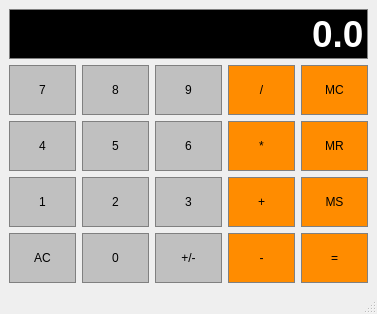
<?xml version="1.0" encoding="UTF-8"?>
<ui version="4.0">
 <class>MainWindow</class>
 <widget class="QMainWindow" name="MainWindow">
  <property name="geometry">
   <rect>
    <x>0</x>
    <y>0</y>
    <width>377</width>
    <height>314</height>
   </rect>
  </property>
  <property name="windowTitle">
   <string>MainWindow</string>
  </property>
  <widget class="QWidget" name="centralwidget">
   <layout class="QGridLayout" name="gridLayout">
    <item row="3" column="2">
     <widget class="QPushButton" name="Button3">
      <property name="sizePolicy">
       <sizepolicy hsizetype="Preferred" vsizetype="Preferred">
        <horstretch>0</horstretch>
        <verstretch>0</verstretch>
       </sizepolicy>
      </property>
      <property name="styleSheet">
       <string notr="true">QPushButton {
	background-color: #C0C0C0;
	border: 1px solid gray;
	padding: 5px;
}

QPushButton:pressed {
	background-color: #D3D3D3;
	border: 1px solid gray;
	padding: 5px;
}</string>
      </property>
      <property name="text">
       <string>3</string>
      </property>
     </widget>
    </item>
    <item row="3" column="0">
     <widget class="QPushButton" name="Button1">
      <property name="sizePolicy">
       <sizepolicy hsizetype="Preferred" vsizetype="Preferred">
        <horstretch>0</horstretch>
        <verstretch>0</verstretch>
       </sizepolicy>
      </property>
      <property name="styleSheet">
       <string notr="true">QPushButton {
	background-color: #C0C0C0;
	border: 1px solid gray;
	padding: 5px;
}

QPushButton:pressed {
	background-color: #D3D3D3;
	border: 1px solid gray;
	padding: 5px;
}</string>
      </property>
      <property name="text">
       <string>1</string>
      </property>
     </widget>
    </item>
    <item row="2" column="0">
     <widget class="QPushButton" name="Button4">
      <property name="sizePolicy">
       <sizepolicy hsizetype="Preferred" vsizetype="Preferred">
        <horstretch>0</horstretch>
        <verstretch>0</verstretch>
       </sizepolicy>
      </property>
      <property name="styleSheet">
       <string notr="true">QPushButton {
	background-color: #C0C0C0;
	border: 1px solid gray;
	padding: 5px;
}

QPushButton:pressed {
	background-color: #D3D3D3;
	border: 1px solid gray;
	padding: 5px;
}</string>
      </property>
      <property name="text">
       <string>4</string>
      </property>
     </widget>
    </item>
    <item row="2" column="4">
     <widget class="QPushButton" name="MemRecall">
      <property name="sizePolicy">
       <sizepolicy hsizetype="Preferred" vsizetype="Preferred">
        <horstretch>0</horstretch>
        <verstretch>0</verstretch>
       </sizepolicy>
      </property>
      <property name="styleSheet">
       <string notr="true">QPushButton {
	background-color: #FF8C00;
	border: 1px solid gray;
	padding: 5px;
}

QPushButton:pressed {
	background-color: #FFA500;
	border: 1px solid gray;
	padding: 5px;
}</string>
      </property>
      <property name="text">
       <string>MR</string>
      </property>
     </widget>
    </item>
    <item row="1" column="3">
     <widget class="QPushButton" name="Divide">
      <property name="sizePolicy">
       <sizepolicy hsizetype="Preferred" vsizetype="Preferred">
        <horstretch>0</horstretch>
        <verstretch>0</verstretch>
       </sizepolicy>
      </property>
      <property name="styleSheet">
       <string notr="true">QPushButton {
	background-color: #FF8C00;
	border: 1px solid gray;
	padding: 5px;
}

QPushButton:pressed {
	background-color: #FFA500;
	border: 1px solid gray;
	padding: 5px;
}</string>
      </property>
      <property name="text">
       <string>/</string>
      </property>
     </widget>
    </item>
    <item row="3" column="1">
     <widget class="QPushButton" name="Button2">
      <property name="sizePolicy">
       <sizepolicy hsizetype="Preferred" vsizetype="Preferred">
        <horstretch>0</horstretch>
        <verstretch>0</verstretch>
       </sizepolicy>
      </property>
      <property name="styleSheet">
       <string notr="true">QPushButton {
	background-color: #C0C0C0;
	border: 1px solid gray;
	padding: 5px;
}

QPushButton:pressed {
	background-color: #D3D3D3;
	border: 1px solid gray;
	padding: 5px;
}</string>
      </property>
      <property name="text">
       <string>2</string>
      </property>
     </widget>
    </item>
    <item row="2" column="1">
     <widget class="QPushButton" name="Button5">
      <property name="sizePolicy">
       <sizepolicy hsizetype="Preferred" vsizetype="Preferred">
        <horstretch>0</horstretch>
        <verstretch>0</verstretch>
       </sizepolicy>
      </property>
      <property name="styleSheet">
       <string notr="true">QPushButton {
	background-color: #C0C0C0;
	border: 1px solid gray;
	padding: 5px;
}

QPushButton:pressed {
	background-color: #D3D3D3;
	border: 1px solid gray;
	padding: 5px;
}</string>
      </property>
      <property name="text">
       <string>5</string>
      </property>
     </widget>
    </item>
    <item row="2" column="2">
     <widget class="QPushButton" name="Button6">
      <property name="sizePolicy">
       <sizepolicy hsizetype="Preferred" vsizetype="Preferred">
        <horstretch>0</horstretch>
        <verstretch>0</verstretch>
       </sizepolicy>
      </property>
      <property name="styleSheet">
       <string notr="true">QPushButton {
	background-color: #C0C0C0;
	border: 1px solid gray;
	padding: 5px;
}

QPushButton:pressed {
	background-color: #D3D3D3;
	border: 1px solid gray;
	padding: 5px;
}</string>
      </property>
      <property name="text">
       <string>6</string>
      </property>
     </widget>
    </item>
    <item row="3" column="3">
     <widget class="QPushButton" name="Add">
      <property name="sizePolicy">
       <sizepolicy hsizetype="Preferred" vsizetype="Preferred">
        <horstretch>0</horstretch>
        <verstretch>0</verstretch>
       </sizepolicy>
      </property>
      <property name="styleSheet">
       <string notr="true">QPushButton {
	background-color: #FF8C00;
	border: 1px solid gray;
	padding: 5px;
}

QPushButton:pressed {
	background-color: #FFA500;
	border: 1px solid gray;
	padding: 5px;
}</string>
      </property>
      <property name="text">
       <string>+</string>
      </property>
     </widget>
    </item>
    <item row="1" column="0">
     <widget class="QPushButton" name="Button7">
      <property name="sizePolicy">
       <sizepolicy hsizetype="Preferred" vsizetype="Preferred">
        <horstretch>0</horstretch>
        <verstretch>0</verstretch>
       </sizepolicy>
      </property>
      <property name="styleSheet">
       <string notr="true">QPushButton {
	background-color: #C0C0C0;
	border: 1px solid gray;
	padding: 5px;
}

QPushButton:pressed {
	background-color: #D3D3D3;
	border: 1px solid gray;
	padding: 5px;
}</string>
      </property>
      <property name="text">
       <string>7</string>
      </property>
     </widget>
    </item>
    <item row="1" column="2">
     <widget class="QPushButton" name="Button9">
      <property name="sizePolicy">
       <sizepolicy hsizetype="Preferred" vsizetype="Preferred">
        <horstretch>0</horstretch>
        <verstretch>0</verstretch>
       </sizepolicy>
      </property>
      <property name="styleSheet">
       <string notr="true">QPushButton {
	background-color: #C0C0C0;
	border: 1px solid gray;
	padding: 5px;
}

QPushButton:pressed {
	background-color: #D3D3D3;
	border: 1px solid gray;
	padding: 5px;
}</string>
      </property>
      <property name="text">
       <string>9</string>
      </property>
     </widget>
    </item>
    <item row="1" column="4">
     <widget class="QPushButton" name="MemClear">
      <property name="sizePolicy">
       <sizepolicy hsizetype="Preferred" vsizetype="Preferred">
        <horstretch>0</horstretch>
        <verstretch>0</verstretch>
       </sizepolicy>
      </property>
      <property name="styleSheet">
       <string notr="true">QPushButton {
	background-color: #FF8C00;
	border: 1px solid gray;
	padding: 5px;
}

QPushButton:pressed {
	background-color: #FFA500;
	border: 1px solid gray;
	padding: 5px;
}</string>
      </property>
      <property name="text">
       <string>MC</string>
      </property>
     </widget>
    </item>
    <item row="2" column="3">
     <widget class="QPushButton" name="Multiply">
      <property name="sizePolicy">
       <sizepolicy hsizetype="Preferred" vsizetype="Preferred">
        <horstretch>0</horstretch>
        <verstretch>0</verstretch>
       </sizepolicy>
      </property>
      <property name="styleSheet">
       <string notr="true">QPushButton {
	background-color: #FF8C00;
	border: 1px solid gray;
	padding: 5px;
}

QPushButton:pressed {
	background-color: #FFA500;
	border: 1px solid gray;
	padding: 5px;
}</string>
      </property>
      <property name="text">
       <string>*</string>
      </property>
     </widget>
    </item>
    <item row="1" column="1">
     <widget class="QPushButton" name="Button8">
      <property name="sizePolicy">
       <sizepolicy hsizetype="Preferred" vsizetype="Preferred">
        <horstretch>0</horstretch>
        <verstretch>0</verstretch>
       </sizepolicy>
      </property>
      <property name="styleSheet">
       <string notr="true">QPushButton {
	background-color: #C0C0C0;
	border: 1px solid gray;
	padding: 5px;
}

QPushButton:pressed {
	background-color: #D3D3D3;
	border: 1px solid gray;
	padding: 5px;
}</string>
      </property>
      <property name="text">
       <string>8</string>
      </property>
     </widget>
    </item>
    <item row="3" column="4">
     <widget class="QPushButton" name="MemStore">
      <property name="sizePolicy">
       <sizepolicy hsizetype="Preferred" vsizetype="Preferred">
        <horstretch>0</horstretch>
        <verstretch>0</verstretch>
       </sizepolicy>
      </property>
      <property name="styleSheet">
       <string notr="true">QPushButton {
	background-color: #FF8C00;
	border: 1px solid gray;
	padding: 5px;
}

QPushButton:pressed {
	background-color: #FFA500;
	border: 1px solid gray;
	padding: 5px;
}</string>
      </property>
      <property name="text">
       <string>MS</string>
      </property>
     </widget>
    </item>
    <item row="4" column="0">
     <widget class="QPushButton" name="Clear">
      <property name="sizePolicy">
       <sizepolicy hsizetype="Preferred" vsizetype="Preferred">
        <horstretch>0</horstretch>
        <verstretch>0</verstretch>
       </sizepolicy>
      </property>
      <property name="styleSheet">
       <string notr="true">QPushButton {
	background-color: #C0C0C0;
	border: 1px solid gray;
	padding: 5px;
}

QPushButton:pressed {
	background-color: #D3D3D3;
	border: 1px solid gray;
	padding: 5px;
}</string>
      </property>
      <property name="text">
       <string>AC</string>
      </property>
     </widget>
    </item>
    <item row="4" column="1">
     <widget class="QPushButton" name="Button0">
      <property name="sizePolicy">
       <sizepolicy hsizetype="Preferred" vsizetype="Preferred">
        <horstretch>0</horstretch>
        <verstretch>0</verstretch>
       </sizepolicy>
      </property>
      <property name="styleSheet">
       <string notr="true">QPushButton {
	background-color: #C0C0C0;
	border: 1px solid gray;
	padding: 5px;
}

QPushButton:pressed {
	background-color: #D3D3D3;
	border: 1px solid gray;
	padding: 5px;
}</string>
      </property>
      <property name="text">
       <string>0</string>
      </property>
     </widget>
    </item>
    <item row="4" column="2">
     <widget class="QPushButton" name="ChangeSign">
      <property name="sizePolicy">
       <sizepolicy hsizetype="Preferred" vsizetype="Preferred">
        <horstretch>0</horstretch>
        <verstretch>0</verstretch>
       </sizepolicy>
      </property>
      <property name="styleSheet">
       <string notr="true">QPushButton {
	background-color: #C0C0C0;
	border: 1px solid gray;
	padding: 5px;
}

QPushButton:pressed {
	background-color: #D3D3D3;
	border: 1px solid gray;
	padding: 5px;
}</string>
      </property>
      <property name="text">
       <string>+/-</string>
      </property>
     </widget>
    </item>
    <item row="4" column="3">
     <widget class="QPushButton" name="Subtract">
      <property name="sizePolicy">
       <sizepolicy hsizetype="Preferred" vsizetype="Preferred">
        <horstretch>0</horstretch>
        <verstretch>0</verstretch>
       </sizepolicy>
      </property>
      <property name="styleSheet">
       <string notr="true">QPushButton {
	background-color: #FF8C00;
	border: 1px solid gray;
	padding: 5px;
}

QPushButton:pressed {
	background-color: #FFA500;
	border: 1px solid gray;
	padding: 5px;
}</string>
      </property>
      <property name="text">
       <string>-</string>
      </property>
     </widget>
    </item>
    <item row="4" column="4">
     <widget class="QPushButton" name="Equals">
      <property name="sizePolicy">
       <sizepolicy hsizetype="Preferred" vsizetype="Preferred">
        <horstretch>0</horstretch>
        <verstretch>0</verstretch>
       </sizepolicy>
      </property>
      <property name="styleSheet">
       <string notr="true">QPushButton {
	background-color: #FF8C00;
	border: 1px solid gray;
	padding: 5px;
}

QPushButton:pressed {
	background-color: #FFA500;
	border: 1px solid gray;
	padding: 5px;
}</string>
      </property>
      <property name="text">
       <string>=</string>
      </property>
     </widget>
    </item>
    <item row="0" column="0" colspan="5">
     <widget class="QLineEdit" name="Display">
      <property name="sizePolicy">
       <sizepolicy hsizetype="Preferred" vsizetype="Preferred">
        <horstretch>0</horstretch>
        <verstretch>0</verstretch>
       </sizepolicy>
      </property>
      <property name="font">
       <font>
        <family>Arial</family>
        <pointsize>28</pointsize>
        <weight>75</weight>
        <bold>true</bold>
       </font>
      </property>
      <property name="styleSheet">
       <string notr="true">QLineEdit {
	background-color: DCDCDC;
	border: 1px solid gray;
	color: #ffffff;
}

</string>
      </property>
      <property name="text">
       <string>0.0</string>
      </property>
      <property name="alignment">
       <set>Qt::AlignRight|Qt::AlignTrailing|Qt::AlignVCenter</set>
      </property>
     </widget>
    </item>
   </layout>
  </widget>
  <widget class="QMenuBar" name="menubar">
   <property name="geometry">
    <rect>
     <x>0</x>
     <y>0</y>
     <width>377</width>
     <height>21</height>
    </rect>
   </property>
  </widget>
  <widget class="QStatusBar" name="statusbar"/>
 </widget>
 <resources/>
 <connections/>
</ui>
